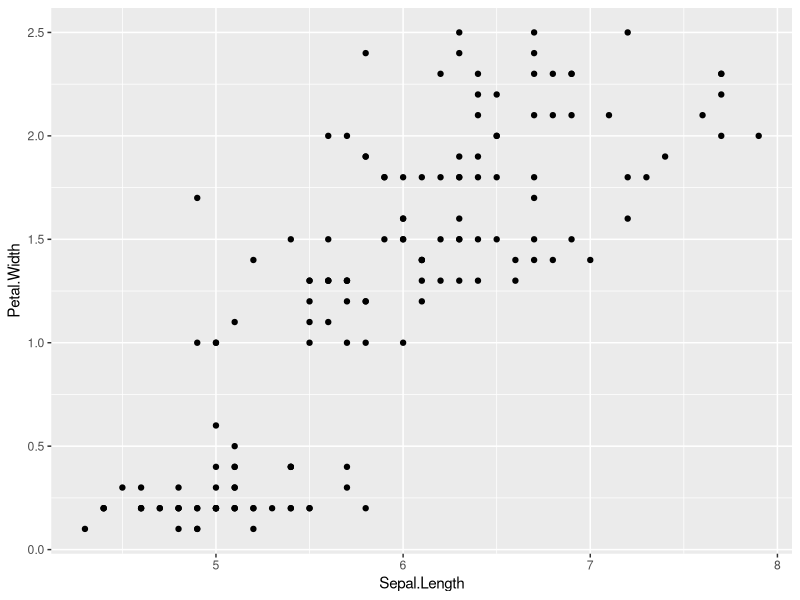

The R source for this figure:
## ---- chunk 1
library(ggplot2)
ggplot(iris,aes(x=Sepal.Length,y=Petal.Width)) + geom_point()
